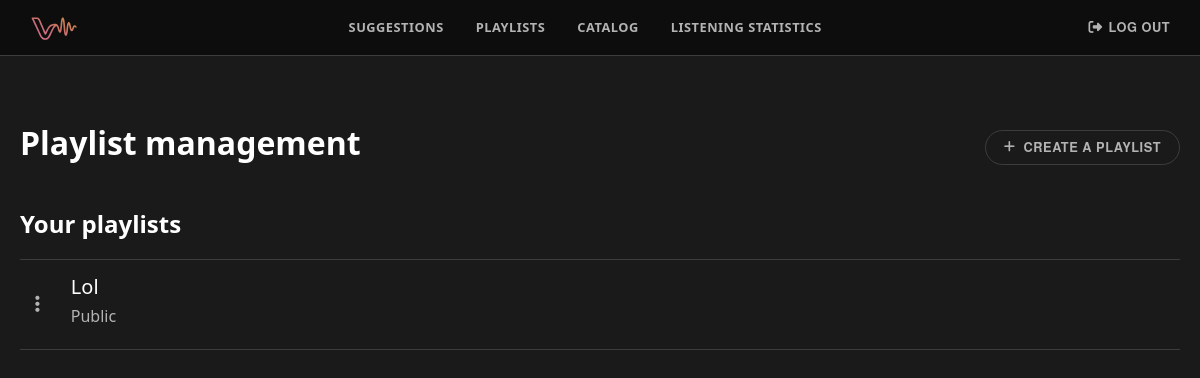
Before: /me/playlists/ (signed in) with the older database file.
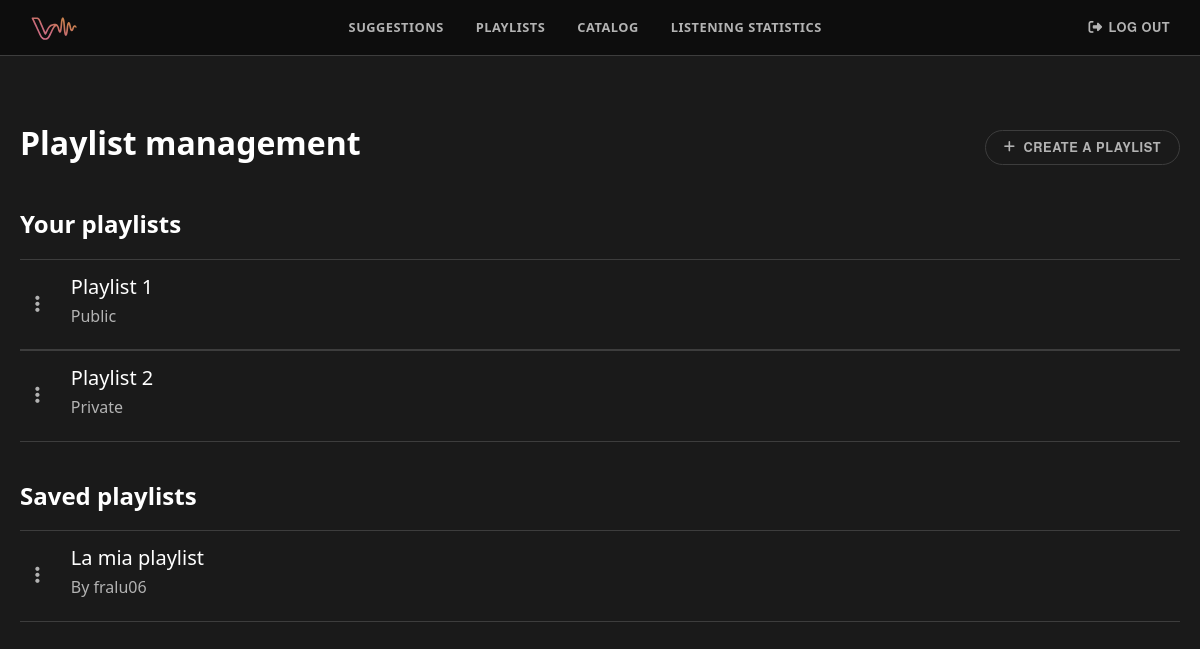
After: the same page with the newer database file.
### listeners/models.py (models this page shows)
class Playlist(models.Model):
    title = models.CharField(max_length=100, default='New playlist')
    listener = models.ForeignKey(settings.AUTH_USER_MODEL, on_delete=models.CASCADE)
    saved_by = models.ManyToManyField(
        settings.AUTH_USER_MODEL,
        related_name='saved_playlists',
        blank=True)
    tracks = models.ManyToManyField('catalog.Track', blank=True, related_name='playlists')
    is_public = models.BooleanField(default=False)

### accounts/models.py (models this page shows, shortened)
class User(AbstractUser):
    class Role(models.TextChoices):
        LISTENER = 'listener', 'Listener'
        CURATOR = 'curator', 'Curator'
    role = models.CharField(
        max_length=20,
        choices=Role.choices,
        default=Role.LISTENER,
        null=True,
        blank=True
    )
    objects = CustomUserManager()
    def __str__(self):
        return f"{self.username} ({self.role})"

### listeners/views.py (the view, shortened to what this page needs)
# urls.py: path('playlists/', PlaylistView.as_view(), name='user_playlists'),
class PlaylistView(LoginRequiredMixin, generic.ListView):
    model = Playlist
    template_name = "user_playlists.html"
    context_object_name = 'playlists'
    def get_queryset(self):
        return Playlist.objects.filter(listener=self.request.user)
    def get_context_data(self, **kwargs):
        context = super().get_context_data(**kwargs)
        saved_playlists = Playlist.objects.filter(
            saved_by=self.request.user,
            is_public=True,
        ).exclude(
            listener=self.request.user)
        context['saved_playlists'] = saved_playlists
        return context

### templates/user_playlists.html (shortened to what this page needs)
{% extends "base.html" %}
{% load static %}
{% block css %}
    <link rel="stylesheet" href="{% static 'style/user_playlists.css' %}">
    <link rel="stylesheet" href="{% static 'style/search.css' %}">
{% endblock %}
{% block content %}
    <main>
        <div class="d-flex justify-content-between align-items-center flex-wrap gap-3">
            <h1 style="color: var(--text-primary); font-size: 2rem; font-weight: 800;">Playlist management</h1>
            <button class="adv-filter-btn d-flex align-items-center gap-2" style="display: flex;" data-bs-toggle="modal"
                    data-bs-target="#createPlaylistModal">
                <i class="fa-solid fa-plus"></i>
                <span>Create a playlist</span>
            </button>
        </div>
        <section id="personal-playlists">
            {% if playlists %}
                <h2 class="section-title">Your playlists</h2>
                {% for playlist in playlists %}
                    <div class="result-unit" data-type="playlist" data-id="{{ playlist.id }}"
                         data-href="{% url 'playlist_detail' playlist.id %}">
                        <div class="result-details align-items-center">
                            <div class="result-container">
                                <div class="dropdown me-3">
                                    <button class="playlist-options-btn" type="button" data-bs-toggle="dropdown"
                                            aria-expanded="false">
                                        <i class="fa-solid fa-ellipsis-vertical"></i>
                                    </button>
                                </div>
                                <div class="result-description">
                                    <h2>{{ playlist.title }}</h2>
                                    <h3>{% if playlist.is_public %}Public{% else %}Private{% endif %}</h3>
                                </div>
                            </div>
                        </div>
                    </div>
                {% endfor %}
            {% endif %}
        </section>
        <section id="saved-playlists">
            {% if saved_playlists %}
                <h2 class="section-title">Saved playlists</h2>
                {% for playlist in saved_playlists %}
                    <div class="result-unit" data-type="playlist" data-id="{{ playlist.id }}" data-userId="{{ playlist.listener }}"
                         data-href="{% url 'playlist_detail' playlist.id %}">
                        <div class="result-details">
                            <div class="result-container">
                                <div class="dropdown me-3">
                                    <button class="playlist-options-btn" type="button" data-bs-toggle="dropdown"
                                            aria-expanded="false">
                                        <i class="fa-solid fa-ellipsis-vertical"></i>
                                    </button>
                                </div>
                                <div class="result-description">
                                    <h2>{{ playlist.title }}</h2>
                                    <h3>By {{ playlist.listener.username }}</h3>
                                </div>
                            </div>
                        </div>
                    </div>
                {% endfor %}
            {% endif %}
        </section>
    </main>
{% endblock %}

### templates/base.html (shortened to what this page needs)
ù{% load static %}
<!DOCTYPE html>
<html lang="it">
<head>
    <link rel="stylesheet" href="{% static 'style/base.css' %}">
    <link rel="stylesheet" href="https://cdnjs.cloudflare.com/ajax/libs/font-awesome/6.5.1/css/all.min.css">
    <link href="https://cdn.jsdelivr.net/npm/bootstrap@5.0.2/dist/css/bootstrap.min.css" rel="stylesheet"
>
    {% block css %}{% endblock %}
</head>
<body>
<nav class="nav-content" role="navigation" aria-label="Main navigation">
    <div class="nav-left">
        <a href="#" class="nav-logo-link" aria-label="Home">
        </a>
    </div>
    <div class="nav-links" role="list">
        <a href="{% url 'suggestions' %}" class="ma-nav-link" role="listitem">Suggestions</a>
        <a href="{% url 'user_playlists' %}" class="ma-nav-link" role="listitem">Playlists</a>
        <a href="{% url 'search' %}" class="ma-nav-link" role="listitem">Catalog</a>
        <a href="#" class="ma-nav-link" role="listitem">Listening statistics</a>
    </div>
    <div class="nav-right">
        <form method="POST" action="{% url 'logout' %}" class="logout-form m-0 p-0">
            <button type="submit">
                <i class="fa-solid fa-right-from-bracket"></i>
                <span>Log out</span>
            </button>
        </form>
    </div>
</nav>
{% block content %}{% endblock %}
</body>
</html>

### static/style/base.css (style rules this page uses)
*, *::before, *::after { box-sizing: border-box; margin: 0; padding: 0; }
html, body { width: 100%; overflow-x: hidden; font-family: 'Helvetica Neue', Arial, sans-serif; -webkit-tap-highlight-color: transparent; color: #fff; }
body { background-color: var(--bg-surface) !important }
:root { --bg-primary: #0D0D0D; --bg-surface: #1A1A1A; --bg-hover: #2A2A2A; --border: #3D3D3D; --accent-from: #E8517A; --accent-to: #E8874A; --accent-grad: linear-gradient(135deg, #E8517A 0%, #E8874A 100%); --accent-mid: #E86A5F; --accent-violet: #7B2FFF; --accent-cyan: #00E5FF; --accent-orange: #FF8C00; --text-primary: #FFFFFF; --text-muted: #B3B3B3; --text-hint: #595959; --nav-height: 56px; }
.nav-content { position: fixed; top: 0; left: 0; right: 0; height: var(--nav-height); display: flex; align-items: center; justify-content: space-between; padding: 0 16px; background: var(--bg-primary); border-bottom: 1px solid var(--border); z-index: 1000; gap: 12px; }
.nav-left { display: flex; align-items: center; gap: 8px; flex-shrink: 0; }
.nav-logo-link { text-decoration: none; background: var(--accent-grad); -webkit-background-clip: text; -webkit-text-fill-color: transparent; background-clip: text; font-size: 1.4rem; line-height: 1; }
.nav-logo-link svg { width: 80px; height: auto; display: block; }
.nav-links { display: flex; align-items: center; gap: 4px; flex: 1; justify-content: center; overflow: hidden; transition: opacity 0.2s; }
.ma-nav-link { white-space: nowrap; padding: 7px 14px; border-radius: 8px; font-size: 0.8rem; font-weight: 700; letter-spacing: 0.04em; text-transform: uppercase; color: var(--text-muted); text-decoration: none; transition: color 0.2s, background 0.2s; }
.nav-right { display: flex; align-items: center; flex-shrink: 0; }
main { margin: 100px 20px; }
.logout-form button { white-space: nowrap; padding: 7px 14px; border-radius: 8px; font-size: 0.8rem; font-weight: 700; letter-spacing: 0.04em; text-transform: uppercase; color: var(--text-muted); background: transparent; border: none; cursor: pointer; transition: color 0.2s, background 0.2s; font-family: 'Helvetica Neue', Arial, sans-serif; display: flex; align-items: center; gap: 6px; }
.logout-form button i { font-size: 0.85rem; }

### static/style/user_playlists.css (style rules this page uses)
.playlist-options-btn { background: transparent; border: none; color: var(--text-muted); font-size: 1.2rem; cursor: pointer; transition: color 0.2s; }
.section-title { color: var(--text-primary); font-size: 1.5rem; font-weight: 800; margin-bottom: 20px; margin-top: 40px; }
.adv-filter-btn { text-decoration: none; margin-left: 0.8rem; font-weight: 700; }

### static/style/search.css (style rules this page uses)
.ma-filter-btn, .adv-filter-btn { padding: 7px 18px; border-radius: 20px; border: 1px solid var(--border); background: var(--bg-surface); color: var(--text-muted); font-family: 'Helvetica Neue', Arial, sans-serif; font-size: 0.8rem; font-weight: 700; letter-spacing: 0.04em; text-transform: uppercase; cursor: pointer; transition: color 0.2s, background 0.2s, border-color 0.2s; }
.adv-filter-btn { display: none; align-items: center; gap:10px }
.result-unit, .result-details { display: flex; flex-direction: row; }
.result-unit { border-top: 1px solid var(--border); border-bottom: 1px solid var(--border); padding: 15px; justify-content: space-between; align-items: center; cursor: pointer; }
.result-description { margin-left: 15px; }
.result-description h2, .song-detail h2 { font-size: 1.25rem; color: var(--text-primary); }
.result-description h3, .song-detail h3 { font-size: 1rem; color: var(--text-muted); }
.adv-filter-btn { flex-shrink: 0; transition: opacity 0.2s, width 0.2s, padding 0.2s; }
.result-details { justify-content: space-between; flex: 1; }
.result-container { display: flex; flex-direction: row; align-items: center; }

Changed rows visible on the page:
removed Playlist: title "Lol", is_public "Public", shown under "Your playlists"
added Playlist: title "Playlist 1", is_public "Public", shown under "Your playlists"
added Playlist: title "Playlist 2", is_public "Private", shown under "Your playlists"
added Playlist: title "La mia playlist", listener.username "fralu06", shown under "Saved playlists"
Other visible differences:
text now shown: "Saved playlists"
